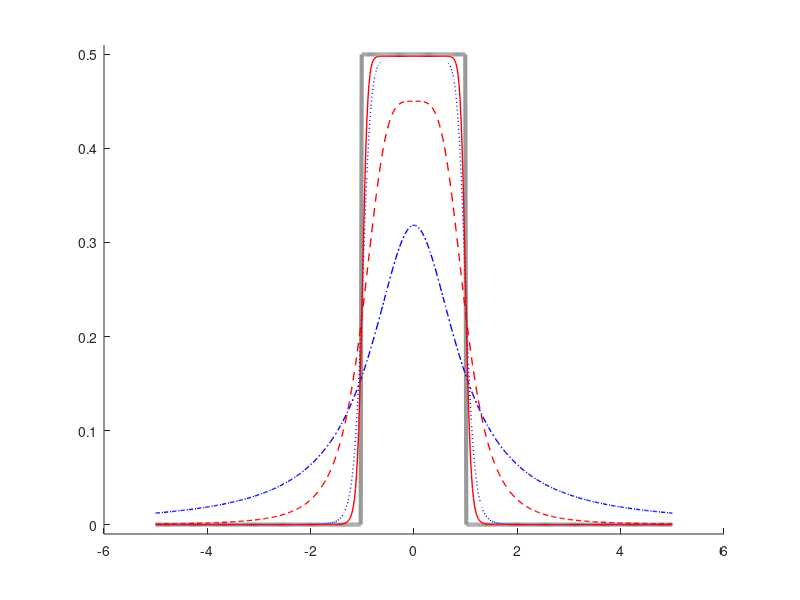

Here is the MATLAB script that generated this plot: (Note: this script raises an error after producing the figure.)
%----------------------------------------------------------------------------
% Uniform approximation fixing the HWHM (Half width at half maximum)
% For uniform distribution;
%----------------------------------------------------------------------------
close all
clear 
d=1; % half width at half max (HWHM);
my_color=0.6*[1 1 1]; % color of rectangular distribution;
mm=[1,2,6,10]; % changing the parameter of uniform distribution;
N=500;
x=linspace(-5*d, 5*d,N);
nm=length(mm);
gr=zeros(nm,N);
for j=1:nm
    n=mm(j); % integer parameter of uniform distribution;
Cr=ones(1,N)*n*sin(pi/2/n)/pi; % normalization parameter of the uniform distribution;
gr(j,:)=Cr./(1+x.^(2*n)); % uniform distribution with parameter m;
end
gR=zeros(1,N);
gR(1,200:300)=0.5; % rectangular distribution;
figure
hold on;
plot(x,gR,'-','Color',my_color,'LineWidth',3); % rectangular distribution;
plot(x,gr(1,:),'-.b','LineWidth',1) % uniform distribution with n=1
plot(x,gr(2,:),'--r','LineWidth',1) % uniform distribution with n=2
plot(x,gr(3,:),':b','LineWidth',1)  % uniform distribution with n=6
plot(x,gr(4,:),'-r','LineWidth',1)  % uniform distribution with n=10

ylim([-0.01,0.51])
ax = gca;
ax.Layer='top';
lgd=legend({'uniform','n=1','n=2','n=6','n=10'},'Location','northeast');
aa=lgd.Position
lgd.Position=[0.69    0.670    0.1643    0.2048];
              %lgd = legend('One','Two','Three','Four');
              lgd.FontSize = 8;
              legend boxoff;
xlabel('$\zeta$','Interpreter','latex','FontSize',10); % parameter of heterogeneity;
ylabel('$f_n(\zeta)$','Interpreter','latex','FontSize',10); % distribution function
set(gcf,'Units','centimeters')
set(gcf, 'PaperSize', [8.5,7]);
set(gcf,'Position',[2,2,8.5,7])
% print -depsc -tiff -r300 -vector uniform_distr.eps



